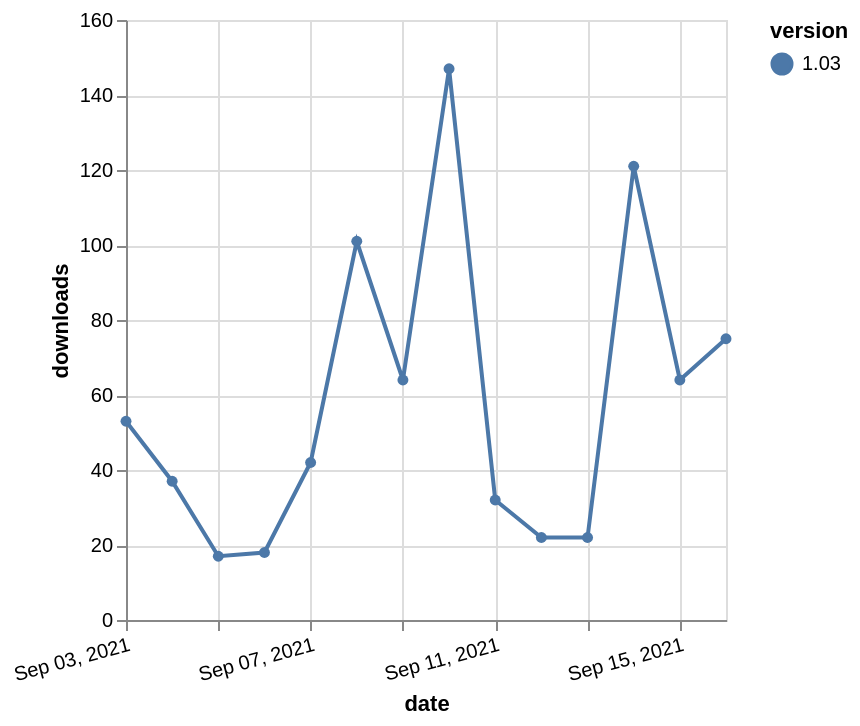

The specification (Vega-Lite) saved for this image:
### Vega-Lite specification from a JSON file in a GitHub repository (floating-point values rounded to 4 significant figures)
{"$schema": "https://vega.github.io/schema/vega-lite/v5.json", "description": "A simple bar chart with embedded data.", "data": {"values": [{"date": "2021-09-03", "total": 78396, "delta": 53, "version": "1.03"}, {"date": "2021-09-04", "total": 78433, "delta": 37, "version": "1.03"}, {"date": "2021-09-05", "total": 78450, "delta": 17, "version": "1.03"}, {"date": "2021-09-06", "total": 78468, "delta": 18, "version": "1.03"}, {"date": "2021-09-07", "total": 78510, "delta": 42, "version": "1.03"}, {"date": "2021-09-08", "total": 78611, "delta": 101, "version": "1.03"}, {"date": "2021-09-09", "total": 78675, "delta": 64, "version": "1.03"}, {"date": "2021-09-10", "total": 78822, "delta": 147, "version": "1.03"}, {"date": "2021-09-11", "total": 78854, "delta": 32, "version": "1.03"}, {"date": "2021-09-12", "total": 78876, "delta": 22, "version": "1.03"}, {"date": "2021-09-13", "total": 78898, "delta": 22, "version": "1.03"}, {"date": "2021-09-14", "total": 79019, "delta": 121, "version": "1.03"}, {"date": "2021-09-15", "total": 79083, "delta": 64, "version": "1.03"}, {"date": "2021-09-16", "total": 79158, "delta": 75, "version": "1.03"}]}, "width": "container", "mark": {"type": "line", "point": {"filled": true}}, "encoding": {"x": {"field": "date", "type": "temporal", "timeUnit": "yearmonthdate", "title": "date", "axis": {"labelAngle": -15}}, "y": {"field": "delta", "type": "quantitative", "title": "downloads"}, "color": {"field": "version", "type": "nominal"}, "tooltip": {"field": "delta"}}}
